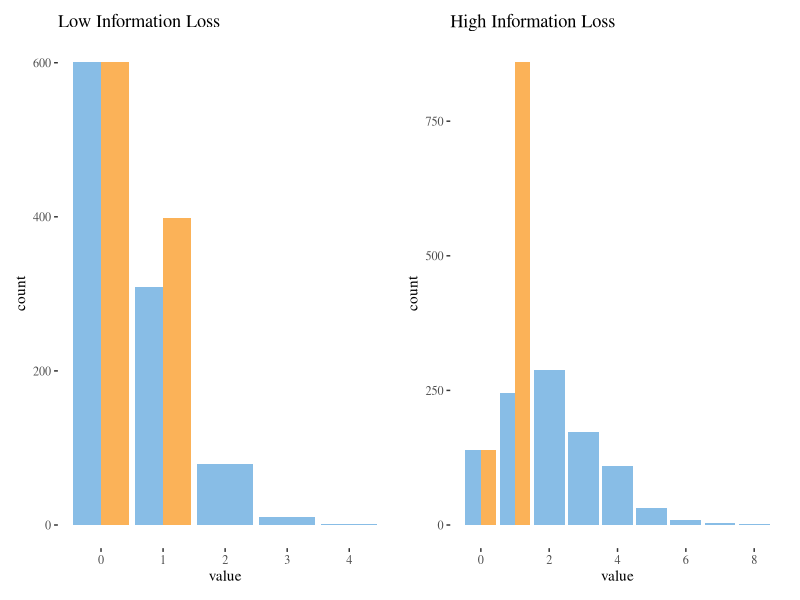
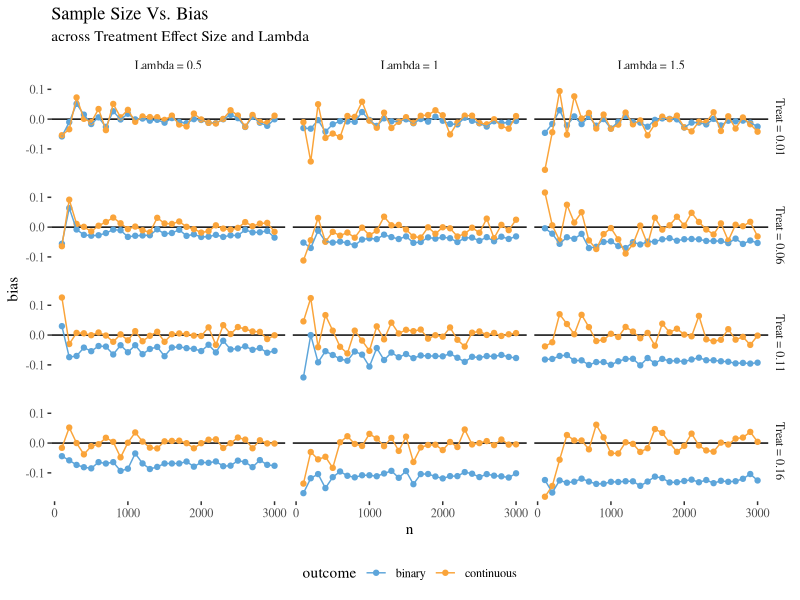
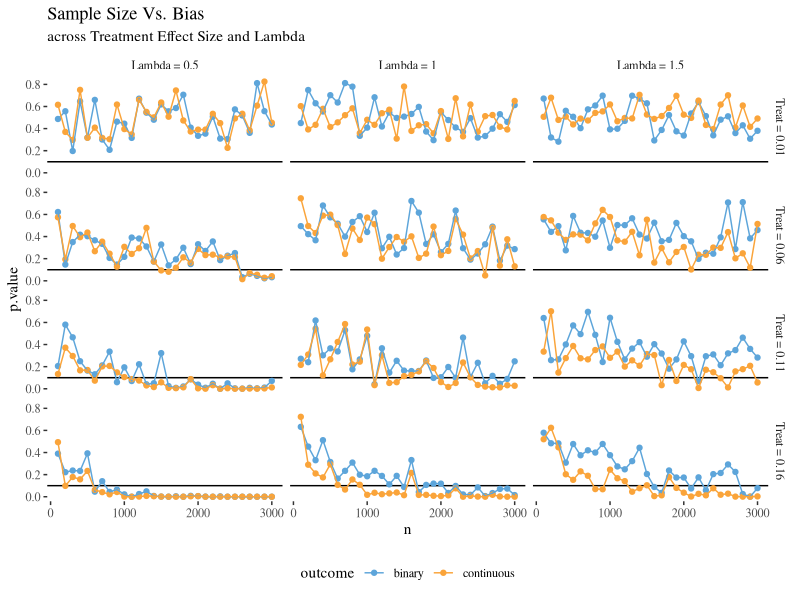

Write R code to recreate these figures, in order.
## ---- chunk 1
# Data manipulation
library(dplyr)
library(purrr)
library(tidyr)
# Modeling
library(broom)
# Plotting and tables
library(ggplot2)
library(patchwork)
library(ggthemes)
library(knitr)
# R settings
theme_set(theme_tufte() + theme(legend.position = "none"))
opts_chunk$set(echo = T, warning = F, message = F, tidy = F,
               fig.width = 8.5, fig.height = 6)
## ---- chunk 2
# Simulate information loss
tibble(
  y = rpois(1000, 0.5),
  y_bin = ifelse(y > 0, 1, 0)
) %>% 
  gather(variable, value) %>% 
  ggplot(aes(value, fill = variable)) +
  geom_bar(position = "dodge") +
  labs(title = "Low Information Loss") +
  scale_fill_few() -> p1
tibble(
  y = rpois(1000, 2),
  y_bin = ifelse(y > 0, 1, 0)
) %>% 
  gather(variable, value) %>% 
  ggplot(aes(value, fill = variable)) +
  geom_bar(position = "dodge") +
  labs(title = "High Information Loss") + 
  scale_fill_few() -> p2
p1 + p2
## ---- chunk 3
sim_settings <- expand_grid(
  # Number of repeats for each group of simulation settings
  m = 1:5,
  # Sample size
  n = seq(100, 3000, 100),
  # Lambda (mean of Poisson)
  lambda = c(0.5, 1, 1.5),
  # Treatment effect in absolute terms
  # (i.e. added to lambda)
  treat_effect = seq(0.01, 0.2, 0.05)
)
sims <- pmap_df(sim_settings, function(m, n, lambda, treat_effect) {
  # Generate data
  treat <- rep(0:1, each = n/2)
  y <- c(rpois(n/2, lambda), rpois(n/2, lambda + treat_effect))
  y_bin <- ifelse(y > 0, 1, 0)
  
  # Run models
  bind_rows(
    lm(y ~ treat) %>% tidy(),
    lm(y_bin ~ treat) %>% tidy()
  ) %>% 
    filter(term == "treat") %>% 
    mutate(m = m, n = n, lambda = lambda, treat_effect = treat_effect,
           outcome = c("continuous", "binary"))
})
## ---- chunk 4
sims %>% 
  group_by(n, lambda, treat_effect, outcome) %>% 
  summarise(bias = mean(estimate - treat_effect)) %>% 
  ungroup() %>% 
  mutate(lambda = paste0("Lambda = ", lambda),
         treat_effect = paste0("Treat = ", treat_effect)) %>% 
  ggplot(aes(n, bias, colour = outcome)) +
  geom_hline(yintercept = 0.0) +
  geom_point() +
  geom_line() +
  scale_colour_few() +
  facet_grid(treat_effect ~ lambda) +
  theme(legend.position = "bottom") +
  labs(title = "Sample Size Vs. Bias",
       subtitle = "across Treatment Effect Size and Lambda")
## ---- chunk 5
sims %>% 
  group_by(n, lambda, treat_effect, outcome) %>% 
  summarise(p.value = mean(p.value)) %>% 
  ungroup() %>% 
  mutate(lambda = paste0("Lambda = ", lambda),
         treat_effect = paste0("Treat = ", treat_effect)) %>% 
  ggplot(aes(n, p.value, colour = outcome)) +
  geom_hline(yintercept = 0.1) +
  geom_point() +
  geom_line() +
  scale_colour_few() +
  facet_grid(treat_effect ~ lambda) +
  theme(legend.position = "bottom") +
  labs(title = "Sample Size Vs. Bias",
       subtitle = "across Treatment Effect Size and Lambda")
## ---- chunk 6
sessionInfo()
